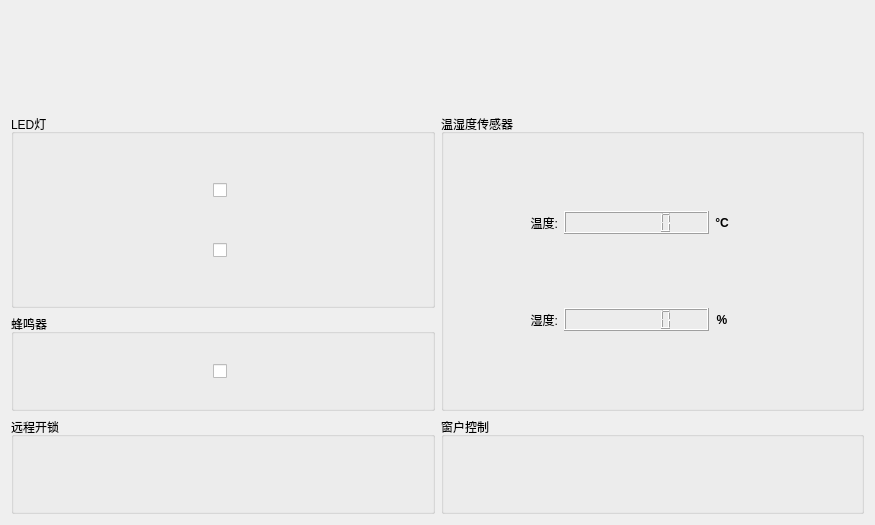
<?xml version="1.0" encoding="UTF-8"?>
<ui version="4.0">
 <class>UsartForm</class>
 <widget class="QWidget" name="UsartForm">
  <property name="geometry">
   <rect>
    <x>0</x>
    <y>0</y>
    <width>875</width>
    <height>525</height>
   </rect>
  </property>
  <property name="windowTitle">
   <string>Form</string>
  </property>
  <layout class="QGridLayout" name="gridLayout">
   <item row="1" column="1" rowspan="3">
    <widget class="QGroupBox" name="groupBox_dth11">
     <property name="styleSheet">
      <string notr="true">border-color: rgb(85, 170, 255);</string>
     </property>
     <property name="title">
      <string>温湿度传感器</string>
     </property>
     <property name="flat">
      <bool>false</bool>
     </property>
     <layout class="QGridLayout" name="gridLayout_7">
      <item row="1" column="3">
       <widget class="QLabel" name="label_8">
        <property name="maximumSize">
         <size>
          <width>30</width>
          <height>16777215</height>
         </size>
        </property>
        <property name="font">
         <font>
          <weight>75</weight>
          <bold>true</bold>
         </font>
        </property>
        <property name="text">
         <string>%</string>
        </property>
        <property name="alignment">
         <set>Qt::AlignCenter</set>
        </property>
       </widget>
      </item>
      <item row="0" column="2">
       <widget class="QLCDNumber" name="lcdNumber_temp">
        <property name="minimumSize">
         <size>
          <width>145</width>
          <height>0</height>
         </size>
        </property>
        <property name="font">
         <font>
          <pointsize>9</pointsize>
          <weight>50</weight>
          <bold>false</bold>
         </font>
        </property>
        <property name="styleSheet">
         <string notr="true">color: rgb(255, 14, 58);</string>
        </property>
        <property name="frameShadow">
         <enum>QFrame::Raised</enum>
        </property>
        <property name="lineWidth">
         <number>1</number>
        </property>
        <property name="smallDecimalPoint">
         <bool>true</bool>
        </property>
        <property name="digitCount">
         <number>6</number>
        </property>
       </widget>
      </item>
      <item row="0" column="3">
       <widget class="QLabel" name="label_7">
        <property name="maximumSize">
         <size>
          <width>30</width>
          <height>16777215</height>
         </size>
        </property>
        <property name="font">
         <font>
          <weight>75</weight>
          <bold>true</bold>
         </font>
        </property>
        <property name="text">
         <string>°C</string>
        </property>
        <property name="alignment">
         <set>Qt::AlignCenter</set>
        </property>
       </widget>
      </item>
      <item row="0" column="5">
       <widget class="QPushButton" name="btn_temp">
        <property name="maximumSize">
         <size>
          <width>50</width>
          <height>16777215</height>
         </size>
        </property>
        <property name="text">
         <string/>
        </property>
        <property name="icon">
         <iconset resource="source.qrc">
          <normaloff>:/image/images/refresh.png</normaloff>:/image/images/refresh.png</iconset>
        </property>
        <property name="iconSize">
         <size>
          <width>50</width>
          <height>20</height>
         </size>
        </property>
        <property name="flat">
         <bool>true</bool>
        </property>
       </widget>
      </item>
      <item row="1" column="1">
       <widget class="QLabel" name="label_2">
        <property name="maximumSize">
         <size>
          <width>100</width>
          <height>16777215</height>
         </size>
        </property>
        <property name="text">
         <string>湿度:</string>
        </property>
        <property name="alignment">
         <set>Qt::AlignRight|Qt::AlignTrailing|Qt::AlignVCenter</set>
        </property>
       </widget>
      </item>
      <item row="0" column="1">
       <widget class="QLabel" name="label">
        <property name="maximumSize">
         <size>
          <width>100</width>
          <height>16777215</height>
         </size>
        </property>
        <property name="text">
         <string>温度:</string>
        </property>
        <property name="alignment">
         <set>Qt::AlignRight|Qt::AlignTrailing|Qt::AlignVCenter</set>
        </property>
       </widget>
      </item>
      <item row="1" column="5">
       <widget class="QPushButton" name="btn_humi">
        <property name="maximumSize">
         <size>
          <width>50</width>
          <height>16777215</height>
         </size>
        </property>
        <property name="text">
         <string/>
        </property>
        <property name="icon">
         <iconset resource="source.qrc">
          <normaloff>:/image/images/refresh.png</normaloff>:/image/images/refresh.png</iconset>
        </property>
        <property name="iconSize">
         <size>
          <width>50</width>
          <height>20</height>
         </size>
        </property>
        <property name="flat">
         <bool>true</bool>
        </property>
       </widget>
      </item>
      <item row="0" column="0">
       <spacer name="horizontalSpacer_5">
        <property name="orientation">
         <enum>Qt::Horizontal</enum>
        </property>
        <property name="sizeHint" stdset="0">
         <size>
          <width>40</width>
          <height>20</height>
         </size>
        </property>
       </spacer>
      </item>
      <item row="1" column="2">
       <widget class="QLCDNumber" name="lcdNumber_humi">
        <property name="minimumSize">
         <size>
          <width>145</width>
          <height>0</height>
         </size>
        </property>
        <property name="styleSheet">
         <string notr="true">color: rgb(255, 0, 0);</string>
        </property>
        <property name="lineWidth">
         <number>1</number>
        </property>
        <property name="smallDecimalPoint">
         <bool>true</bool>
        </property>
        <property name="digitCount">
         <number>6</number>
        </property>
       </widget>
      </item>
      <item row="0" column="6">
       <spacer name="horizontalSpacer_6">
        <property name="orientation">
         <enum>Qt::Horizontal</enum>
        </property>
        <property name="sizeHint" stdset="0">
         <size>
          <width>40</width>
          <height>20</height>
         </size>
        </property>
       </spacer>
      </item>
     </layout>
    </widget>
   </item>
   <item row="0" column="0" colspan="2">
    <widget class="QLabel" name="label_3">
     <property name="styleSheet">
      <string notr="true">image: url(:/image/images/fish.jpg);</string>
     </property>
     <property name="text">
      <string/>
     </property>
    </widget>
   </item>
   <item row="4" column="1">
    <widget class="QGroupBox" name="groupBox">
     <property name="title">
      <string>窗户控制</string>
     </property>
     <layout class="QGridLayout" name="gridLayout_5">
      <item row="0" column="0">
       <widget class="QPushButton" name="pushButton">
        <property name="text">
         <string/>
        </property>
        <property name="icon">
         <iconset resource="source.qrc">
          <normaloff>:/image/images/window.png</normaloff>:/image/images/window.png</iconset>
        </property>
        <property name="iconSize">
         <size>
          <width>150</width>
          <height>60</height>
         </size>
        </property>
        <property name="flat">
         <bool>true</bool>
        </property>
       </widget>
      </item>
     </layout>
    </widget>
   </item>
   <item row="4" column="0">
    <widget class="QGroupBox" name="groupbox_lock">
     <property name="styleSheet">
      <string notr="true">border-color: rgb(85, 170, 255);</string>
     </property>
     <property name="title">
      <string>远程开锁</string>
     </property>
     <layout class="QGridLayout" name="gridLayout_4">
      <item row="1" column="0">
       <widget class="QPushButton" name="btn_lock">
        <property name="text">
         <string/>
        </property>
        <property name="icon">
         <iconset resource="source.qrc">
          <normaloff>:/image/images/lock1.png</normaloff>:/image/images/lock1.png</iconset>
        </property>
        <property name="iconSize">
         <size>
          <width>150</width>
          <height>70</height>
         </size>
        </property>
        <property name="flat">
         <bool>true</bool>
        </property>
       </widget>
      </item>
     </layout>
    </widget>
   </item>
   <item row="3" column="0">
    <widget class="QGroupBox" name="groupBox_beep">
     <property name="styleSheet">
      <string notr="true">border-color: rgb(85, 170, 255);</string>
     </property>
     <property name="title">
      <string>蜂鸣器</string>
     </property>
     <layout class="QGridLayout" name="gridLayout_3">
      <item row="1" column="0">
       <spacer name="horizontalSpacer_3">
        <property name="orientation">
         <enum>Qt::Horizontal</enum>
        </property>
        <property name="sizeHint" stdset="0">
         <size>
          <width>40</width>
          <height>20</height>
         </size>
        </property>
       </spacer>
      </item>
      <item row="1" column="1">
       <widget class="QCheckBox" name="checkBox_beep">
        <property name="text">
         <string/>
        </property>
        <property name="icon">
         <iconset resource="source.qrc">
          <normaloff>:/image/images/nbeep2.png</normaloff>:/image/images/nbeep2.png</iconset>
        </property>
        <property name="iconSize">
         <size>
          <width>50</width>
          <height>40</height>
         </size>
        </property>
        <property name="tristate">
         <bool>false</bool>
        </property>
       </widget>
      </item>
      <item row="1" column="2">
       <spacer name="horizontalSpacer_4">
        <property name="orientation">
         <enum>Qt::Horizontal</enum>
        </property>
        <property name="sizeHint" stdset="0">
         <size>
          <width>40</width>
          <height>20</height>
         </size>
        </property>
       </spacer>
      </item>
     </layout>
    </widget>
   </item>
   <item row="1" column="0" rowspan="2">
    <widget class="QGroupBox" name="groupBox_base">
     <property name="styleSheet">
      <string notr="true">border-color: rgb(85, 170, 255);</string>
     </property>
     <property name="title">
      <string>LED灯</string>
     </property>
     <layout class="QGridLayout" name="gridLayout_2">
      <item row="0" column="1">
       <widget class="QCheckBox" name="checkBox_led1">
        <property name="text">
         <string/>
        </property>
        <property name="icon">
         <iconset resource="source.qrc">
          <normaloff>:/image/images/led2.png</normaloff>:/image/images/led2.png</iconset>
        </property>
        <property name="iconSize">
         <size>
          <width>50</width>
          <height>40</height>
         </size>
        </property>
       </widget>
      </item>
      <item row="0" column="0">
       <spacer name="horizontalSpacer">
        <property name="orientation">
         <enum>Qt::Horizontal</enum>
        </property>
        <property name="sizeHint" stdset="0">
         <size>
          <width>40</width>
          <height>20</height>
         </size>
        </property>
       </spacer>
      </item>
      <item row="1" column="1">
       <widget class="QCheckBox" name="checkBox_led2">
        <property name="text">
         <string/>
        </property>
        <property name="icon">
         <iconset resource="source.qrc">
          <normaloff>:/image/images/led2.png</normaloff>:/image/images/led2.png</iconset>
        </property>
        <property name="iconSize">
         <size>
          <width>50</width>
          <height>40</height>
         </size>
        </property>
       </widget>
      </item>
      <item row="0" column="2">
       <spacer name="horizontalSpacer_2">
        <property name="orientation">
         <enum>Qt::Horizontal</enum>
        </property>
        <property name="sizeHint" stdset="0">
         <size>
          <width>40</width>
          <height>20</height>
         </size>
        </property>
       </spacer>
      </item>
     </layout>
    </widget>
   </item>
  </layout>
 </widget>
 <resources>
  <include location="source.qrc"/>
 </resources>
 <connections/>
</ui>
